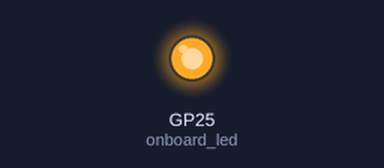
This program was run on a simulated Raspberry Pi Pico running MicroPython. On the bench: output pins drawn as LEDs (lit = HIGH). What the program prints to the serial console is not drawn. At 0.0 s the program stops and its outputs stay as they are.

Above: at 0.1 s.
Timing chart, 0 to 1.5 s (numbered marks = the images above):
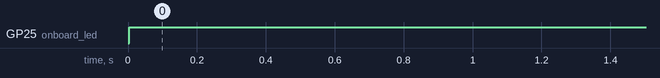

Measured:
- by itself, GP25 (onboard_led): LOW → HIGH at 0.00 s

The program:

i2c_scanner_001.py
```python
import machine
from machine import Pin
# Configuring onboard_led
onboard_led = Pin(25, Pin.OUT)
# Configuring pins for i2c bus
sda=machine.Pin(0)
scl=machine.Pin(1)
# Creating i2c object
i2c=machine.I2C(0, sda=sda, scl=scl, freq=400000)
# Executing scan. Store results in array devices
print('Scan i2c bus...')
devices=i2c.scan()
# Printing out the results
if len(devices)==0:
    print('No i2c devices found!')
else:
    print('Found ', len(devices), 'devices')

for device in devices:
    print("Decimal address: ", device, " | Hexa address: ", hex(device))
# Onboard led is on when the i2c bus is already scanned
onboard_led.high()
```
